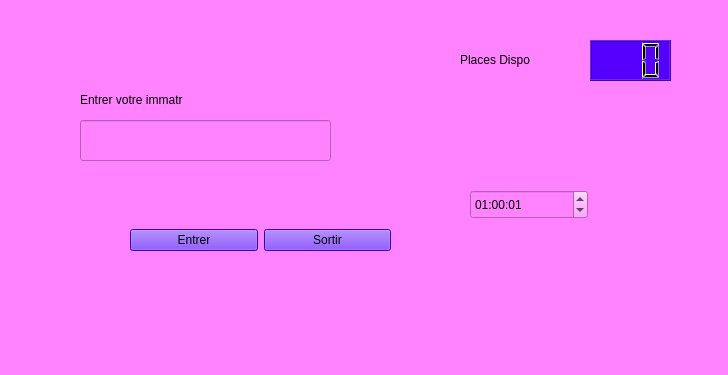
<?xml version="1.0" encoding="UTF-8"?>
<ui version="4.0">
 <class>MainWindow</class>
 <widget class="QMainWindow" name="MainWindow">
  <property name="geometry">
   <rect>
    <x>0</x>
    <y>0</y>
    <width>728</width>
    <height>375</height>
   </rect>
  </property>
  <property name="windowTitle">
   <string>MainWindow</string>
  </property>
  <property name="styleSheet">
   <string notr="true">background-color: rgb(255, 131, 255);</string>
  </property>
  <widget class="QWidget" name="centralwidget">
   <widget class="QWidget" name="gridLayoutWidget">
    <property name="geometry">
     <rect>
      <x>130</x>
      <y>180</y>
      <width>261</width>
      <height>121</height>
     </rect>
    </property>
    <layout class="QGridLayout" name="gridLayout">
     <item row="1" column="0">
      <widget class="QPushButton" name="pushButton">
       <property name="styleSheet">
        <string notr="true">background-color: rgb(85, 0, 255);
font: 16pt &quot;Segoe UI&quot;;
color: rgb(0, 0, 0);</string>
       </property>
       <property name="text">
        <string>Entrer</string>
       </property>
      </widget>
     </item>
     <item row="1" column="1">
      <widget class="QPushButton" name="pushButton_2">
       <property name="styleSheet">
        <string notr="true">background-color: rgb(85, 0, 255);
font: 16pt &quot;Segoe UI&quot;;
color: rgb(0, 0, 0);</string>
       </property>
       <property name="text">
        <string>Sortir</string>
       </property>
      </widget>
     </item>
    </layout>
   </widget>
   <widget class="QLCDNumber" name="lcdNumber">
    <property name="geometry">
     <rect>
      <x>590</x>
      <y>40</y>
      <width>81</width>
      <height>41</height>
     </rect>
    </property>
    <property name="styleSheet">
     <string notr="true">background-color: rgb(85, 0, 255);
font: 16pt &quot;Segoe UI&quot;;
color: rgb(0, 0, 0);</string>
    </property>
    <property name="digitCount">
     <number>3</number>
    </property>
    <property name="segmentStyle">
     <enum>QLCDNumber::SegmentStyle::Filled</enum>
    </property>
    <property name="value" stdset="0">
     <double>0.000000000000000</double>
    </property>
   </widget>
   <widget class="QLabel" name="label">
    <property name="geometry">
     <rect>
      <x>80</x>
      <y>90</y>
      <width>221</width>
      <height>20</height>
     </rect>
    </property>
    <property name="styleSheet">
     <string notr="true">color:rgb(0, 0, 0);
font: 700 12pt &quot;Segoe UI&quot;;</string>
    </property>
    <property name="text">
     <string>Entrer votre immatr</string>
    </property>
   </widget>
   <widget class="QLabel" name="label_2">
    <property name="geometry">
     <rect>
      <x>460</x>
      <y>50</y>
      <width>121</width>
      <height>20</height>
     </rect>
    </property>
    <property name="styleSheet">
     <string notr="true">color:rgb(0, 0, 0);
font: 700 12pt &quot;Segoe UI&quot;;</string>
    </property>
    <property name="text">
     <string>Places Dispo</string>
    </property>
   </widget>
   <widget class="QLineEdit" name="lineEdit">
    <property name="geometry">
     <rect>
      <x>80</x>
      <y>120</y>
      <width>251</width>
      <height>41</height>
     </rect>
    </property>
    <property name="alignment">
     <set>Qt::AlignmentFlag::AlignCenter</set>
    </property>
   </widget>
   <widget class="QTimeEdit" name="timeEdit">
    <property name="geometry">
     <rect>
      <x>470</x>
      <y>190</y>
      <width>118</width>
      <height>29</height>
     </rect>
    </property>
    <property name="wrapping">
     <bool>false</bool>
    </property>
    <property name="timeSpec">
     <enum>Qt::TimeSpec::LocalTime</enum>
    </property>
    <property name="time">
     <time>
      <hour>1</hour>
      <minute>0</minute>
      <second>1</second>
     </time>
    </property>
   </widget>
  </widget>
  <widget class="QMenuBar" name="menubar">
   <property name="geometry">
    <rect>
     <x>0</x>
     <y>0</y>
     <width>728</width>
     <height>25</height>
    </rect>
   </property>
  </widget>
  <widget class="QStatusBar" name="statusbar"/>
 </widget>
 <resources/>
 <connections/>
</ui>
